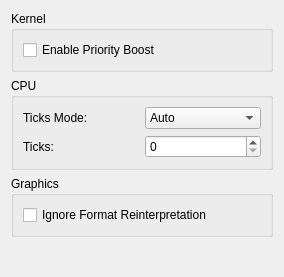
<?xml version="1.0" encoding="UTF-8"?>
<ui version="4.0">
 <class>ConfigureHacks</class>
 <widget class="QWidget" name="ConfigureHacks">
  <property name="geometry">
   <rect>
    <x>0</x>
    <y>0</y>
    <width>284</width>
    <height>277</height>
   </rect>
  </property>
  <property name="windowTitle">
   <string>Form</string>
  </property>
  <layout class="QVBoxLayout" name="verticalLayout">
   <item>
    <layout class="QVBoxLayout" name="verticalLayout_3">
     <item>
      <widget class="QGroupBox" name="groupBox">
       <property name="title">
        <string>Kernel</string>
       </property>
       <layout class="QVBoxLayout" name="Hacks">
        <item>
         <widget class="QCheckBox" name="toggle_priority_boost">
          <property name="toolTip">
           <string>&lt;html&gt;&lt;head/&gt;&lt;body&gt;&lt;p&gt;Some games need it to work properly.&lt;/p&gt;&lt;/body&gt;&lt;/html&gt;</string>
          </property>
          <property name="text">
           <string>Enable Priority Boost</string>
          </property>
         </widget>
        </item>
       </layout>
      </widget>
     </item>
     <item>
      <widget class="QGroupBox" name="groupBox_2">
       <property name="title">
        <string>CPU</string>
       </property>
       <layout class="QVBoxLayout" name="verticalLayout_2">
        <item>
         <layout class="QHBoxLayout" name="horizontalLayout">
          <item>
           <widget class="QLabel" name="label">
            <property name="text">
             <string>Ticks Mode:</string>
            </property>
           </widget>
          </item>
          <item>
           <widget class="QComboBox" name="combo_ticks_mode">
            <item>
             <property name="text">
              <string>Auto</string>
             </property>
            </item>
            <item>
             <property name="text">
              <string>Accurate</string>
             </property>
            </item>
            <item>
             <property name="text">
              <string>Custom</string>
             </property>
            </item>
           </widget>
          </item>
         </layout>
        </item>
        <item>
         <layout class="QHBoxLayout" name="horizontalLayout_3">
          <item>
           <widget class="QLabel" name="label_2">
            <property name="text">
             <string>Ticks:</string>
            </property>
           </widget>
          </item>
          <item>
           <widget class="QSpinBox" name="spinbox_ticks">
            <property name="maximum">
             <number>999999999</number>
            </property>
           </widget>
          </item>
         </layout>
        </item>
       </layout>
      </widget>
     </item>
     <item>
      <widget class="QGroupBox" name="groupBox_3">
       <property name="title">
        <string>Graphics</string>
       </property>
       <layout class="QVBoxLayout" name="verticalLayout_4">
        <item>
         <widget class="QCheckBox" name="toggle_bos">
          <property name="text">
           <string>Ignore Format Reinterpretation</string>
          </property>
         </widget>
        </item>
       </layout>
      </widget>
     </item>
    </layout>
   </item>
   <item>
    <spacer name="verticalSpacer">
     <property name="orientation">
      <enum>Qt::Vertical</enum>
     </property>
     <property name="sizeHint" stdset="0">
      <size>
       <width>20</width>
       <height>40</height>
      </size>
     </property>
    </spacer>
   </item>
  </layout>
 </widget>
 <resources/>
 <connections/>
</ui>
